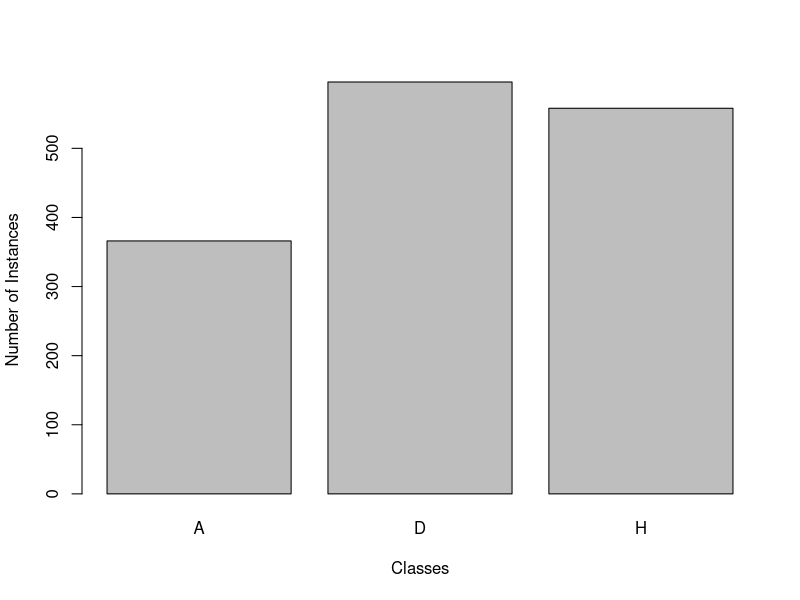

This chart was generated by the following R code:
## Karan Chauhan
## Capstone Project

## This code predicts the results on the testdata using multinomial logistic regression
## by using different feature sets and computes the confusion matrix

## Read the dataset

install.packages("nnet")
FinalDataset = read.csv("FinalDataset.csv",header = T,na.strings = "?")

## Set appropriate seed

set.seed(1)

## Divide the Dataset into training and testing sets

train <- (FinalDataset$Number>1520)
traindata <- FinalDataset[train, ]
testdata <- FinalDataset[!train, ]

# Factor the target varaible

FinalDataset$xx <- factor(FinalDataset$FTR)

## Import the nnet library

library(nnet)

## Multinomial Regression using Feature Set 1
## 78.81 % accuracy with Feature Set 1

predictWinner<-multinom(FTR~ HMRL+AMRL+HomeRF+AwayRF+HTR+HTAG+HTHG+HST+HC+HY+AS+HS+SBH+B365H+GBA+GBH+BWA+SBA
                        +BWH+B365A+IWA+LBH+LBA+IWH+BbAvA+BbMxA+BbAvH+BbMxH+BbAvD+BbMxD+BWD+SBD+GBD+
                       B365D+IWD+WHD+LBD+WHD+IWD, data=traindata)

## Multinomial Regression using Feature Set 1
## 78.94 % accuracy with Feature Set 2

## predictWinner<-multinom(FTR~HomeRF+AwayRF+HTR+HTAG+HTHG+HST+AST+SBH+B365H+GBA+GBH+BWA+SBA+BWH+B365A+IWA+LBH+LBA
##           +IWH+WHA+BbAvA+WHH+BWD+SBD+GBD+AS+B365D+
##              IWD+WHD+LBD+BbMx.2.5.1+BbAv.2.5.1+BbMx.2.5+BbMx.2.5, data=traindata)

## Multinomial Regression using only Betting points attributes
## Only 53 % accuracy using betting points data only which shows that only betting points can't be used
## In confusion matrix, draw is zero 

## predictWinner<-multinom(FTR~SBH+B365H+GBA+GBH+BWA+SBA+BWH+B365A+IWA+LBH+LBA
##                  +IWH+WHA+BbAvA+WHH+BbMxA+BbAvH+BbMxH+BbAvD+BbMxD+BWD+SBD+GBD+B365D+
##                     IWD+WHD+LBD+BbMx.2.5.1+BbAv.2.5.1+BbMx.2.5+BbMx.2.5, data=traindata)

summary(predictWinner)

## Predict the classes using testdata

predictClass <- predict(predictWinner,testdata)
predictClass
plot(predictClass,xlab="Classes", ylab="Number of Instances")

## Print the confusion matrix

table(testdata$FTR,predictClass)

## Create the dataframe and write the results

Winner <- predictClass
FinalDataset <- data.frame(testdata, Winner)
Winner

write.csv(FinalDataset,"PredictedWinnerMR.csv",row.names = FALSE)


